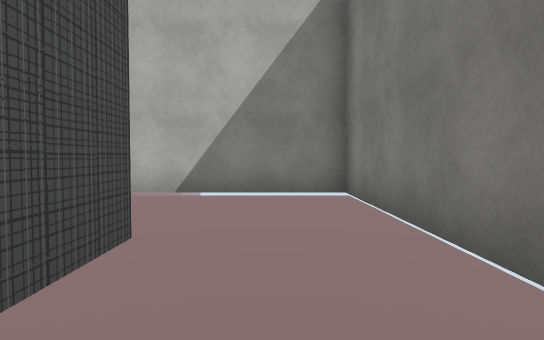
view 1 (above)

24 first-person views from a walk through a Unity game level. The camera is 1.3 m above the floor, tilts 2° down and sees 75° across. The floor is counted in squares, 2 m on a side. Each view is taken from the middle of a square. On the plan, view 1 faces up. The plan holds only what a view shows up to about 10 squares ahead; the rest is blank. The place goes on beyond the plan. Some animated figures are not drawn. Some surface patterns are stand-ins.

view 2
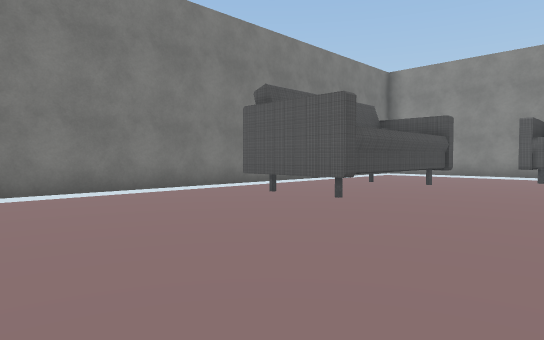

view 3
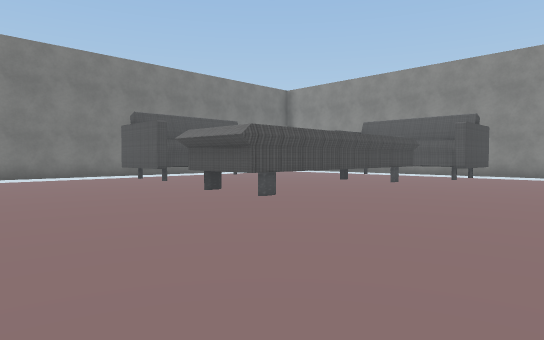

view 4
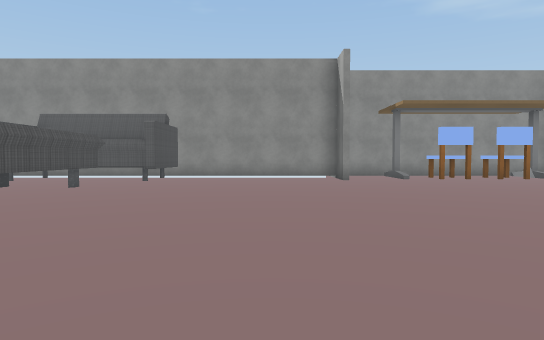

view 5
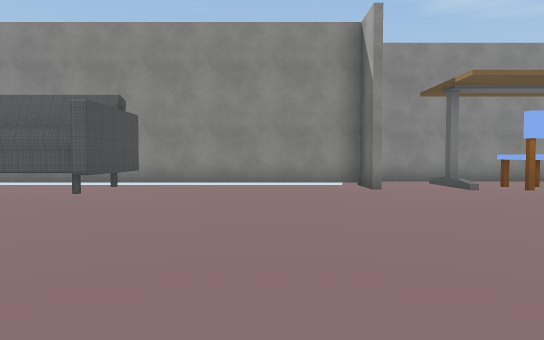

view 6
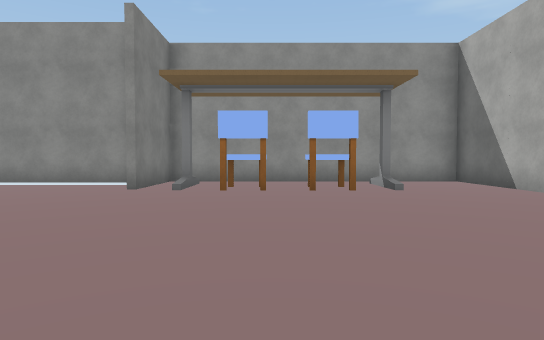

view 7
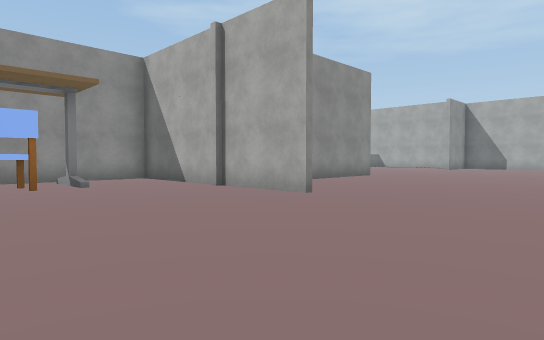

view 8
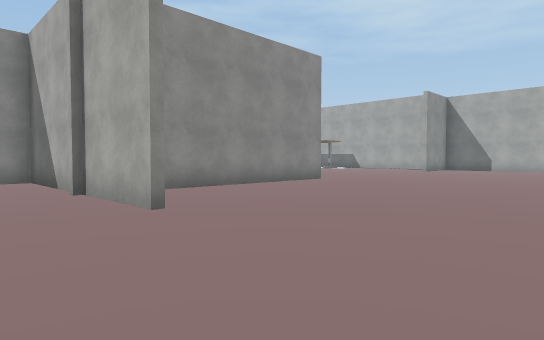

view 9
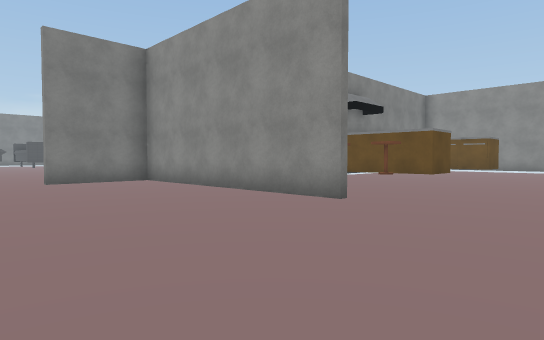

view 10
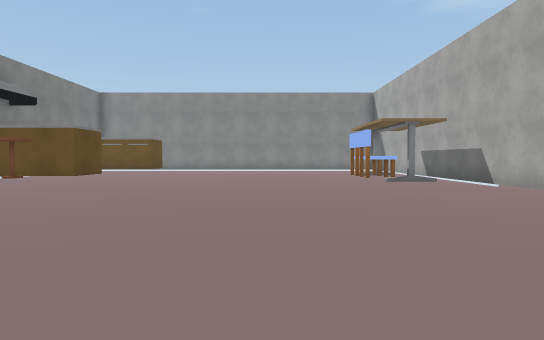

view 11
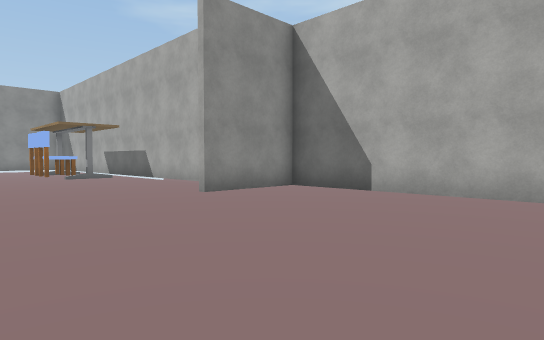

view 12
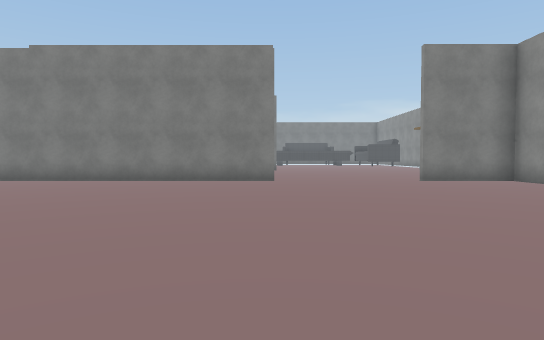

view 13
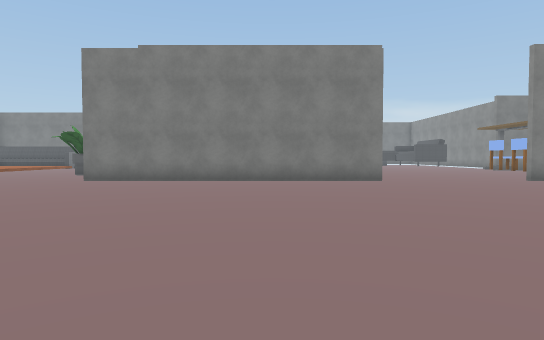

view 14
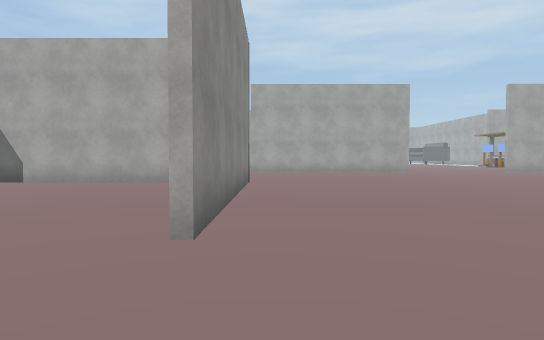

view 15
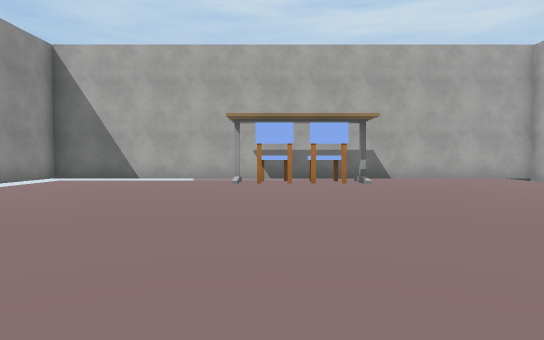

view 16
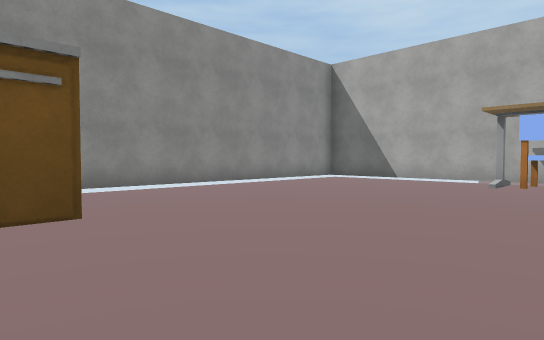

view 17
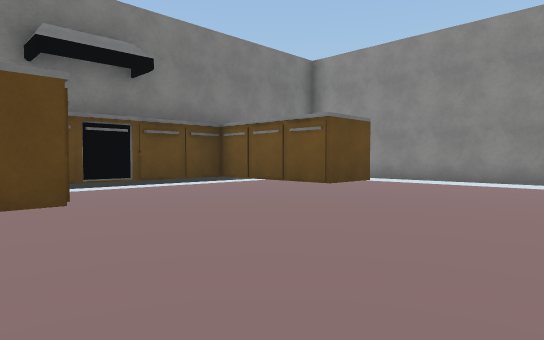

view 18
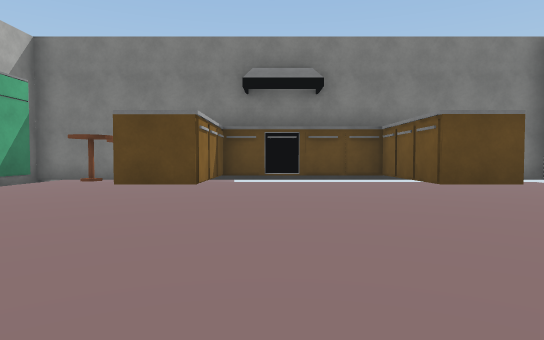

view 19
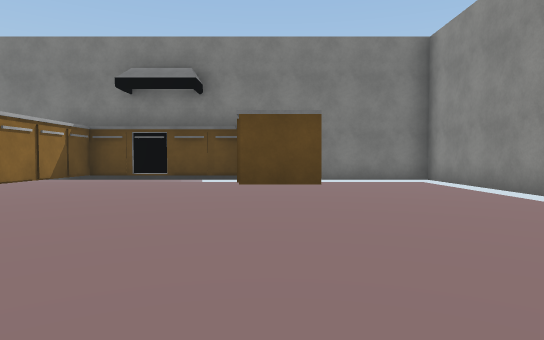

view 20
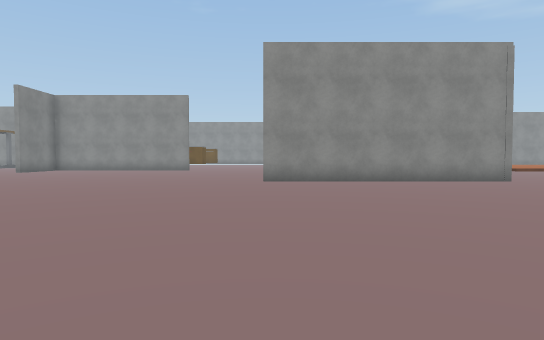

view 21
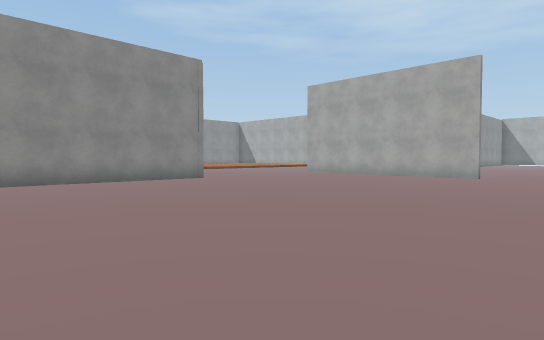

view 22
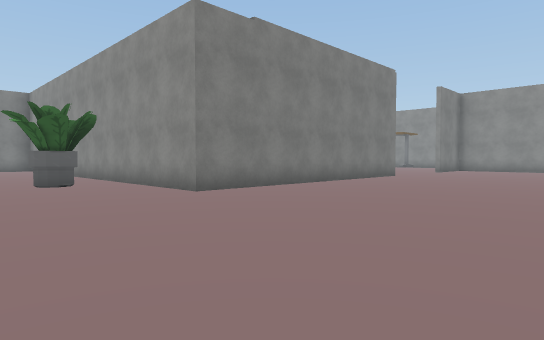

view 23
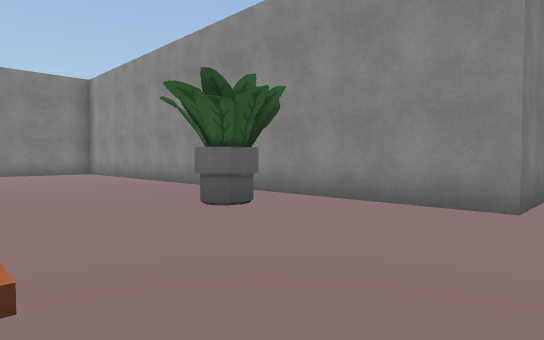

view 24
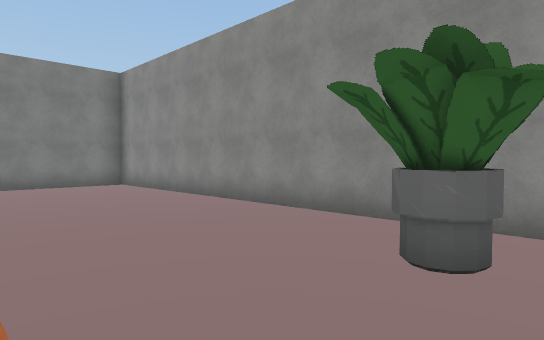

### Floor plan
Key: @ floor where view 1 was taken; # wall or solid block; . floor; / step, stairs or slope; C chair; F fridge; O other object.
Columns run from 42 left of view 1 to 2 right of it. Each row starts with its distance up from view 1.
 15                      ..//////
 14                 ...................
 13        .....    ....................#
 12  ............   .........#..........
 11 ..............  ...................
 10 ............... ......############
  9  ..............  .....#
  8   ....................#
  7    ...................#
  6     ..................#                 #####
  5     ..................#         ............#
  4     ..................#         ............#
  3     .#######..........#        .............#
  2      #................#.....   .....##......#
  1      #...................... .......##..##..#
  0      #..............................# ..# @.#
 -1      #..............................# ..# ..
 -2      #..............................##..##..
 -3      #................#.............##......
 -4      #................#....................
 -5      ###........#######...CC.......####...
 -6       #..........F..# #..#....#....#  #..
 -7       #.............# #.......#.........
 -8       #.........CO..  #.......#########
 -9       #.........####  #########
-10       #.C.......####
-11       #.C.........##
-12       #.C.........##
-13       #...........##
-14       #.........#####
-15       #.............#
-16       #.............#
-17       #.............#
-18       ###############

Where each view was taken, in squares from view 1:
view 1: 0 up, 0 right, facing up
view 2: 5 up, 5 left, facing down-right
view 3: 5 up, 10 left, facing down-right
view 4: 4 up, 10 left, facing down
view 5: 1 up, 10 left, facing down
view 6: 1 up, 15 left, facing down
view 7: 2 up, 15 left, facing down-left
view 8: 2 up, 18 left, facing down-left
view 9: 0 up, 30 left, facing down-right
view 10: 1 down, 31 left, facing down
view 11: 1 up, 31 left, facing down-left
view 12: 2 up, 30 left, facing right
view 13: 5 up, 30 left, facing right
view 14: 4 up, 28 left, facing left
view 15: 12 down, 26 left, facing left
view 16: 11 down, 26 left, facing down-left
view 17: 9 down, 30 left, facing down-right
view 18: 11 down, 32 left, facing right
view 19: 14 down, 32 left, facing right
view 20: 13 up, 31 left, facing down
view 21: 13 up, 31 left, facing down-left
view 22: 14 up, 26 left, facing down-right
view 23: 15 up, 21 left, facing down-right
view 24: 15 up, 18 left, facing down-right
